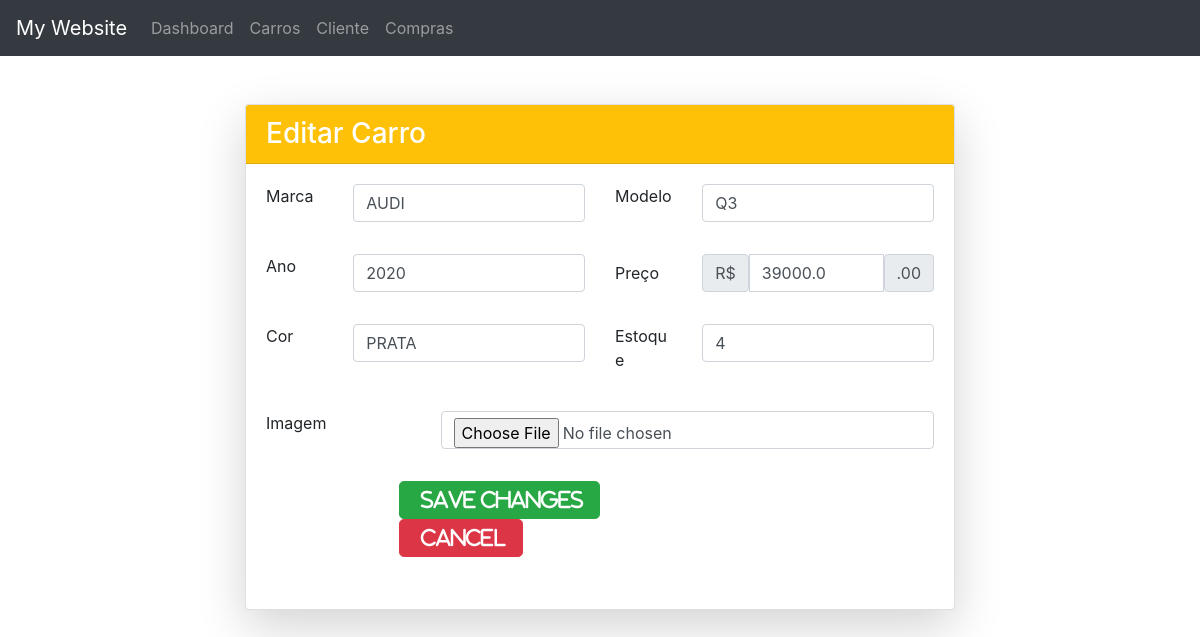
The app's page /carros/editar/5, older data.
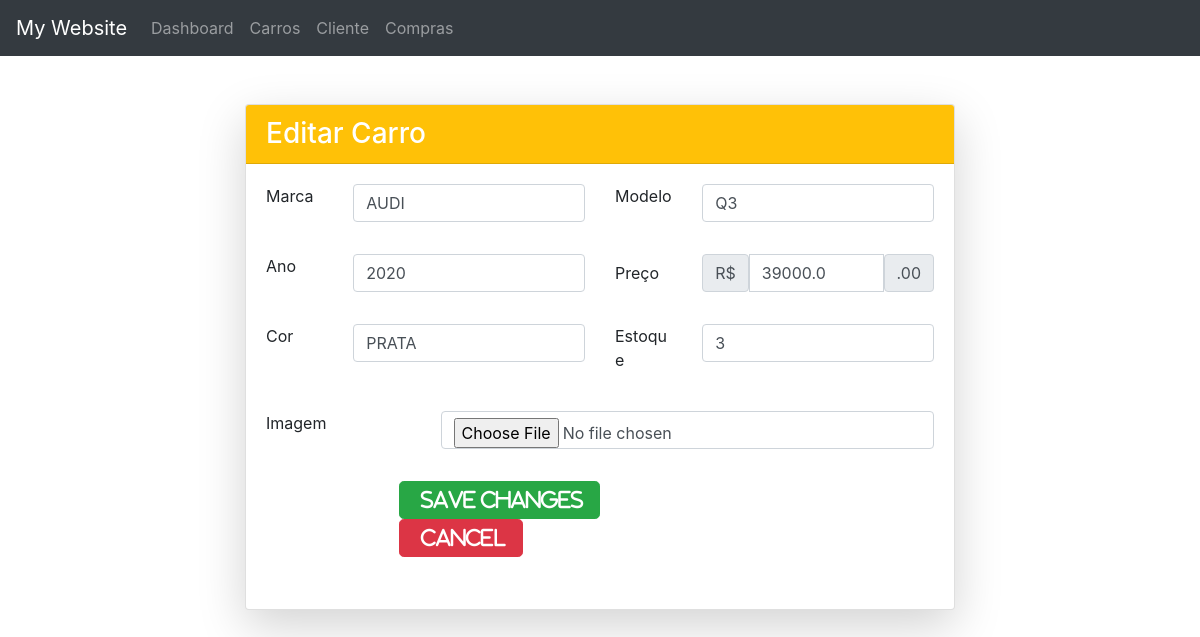
The same page, newer data.
### carros/models.py (models this page shows, shortened)
class Carro(models.Model):
    marca = models.CharField(max_length=100)
    modelo = models.CharField(max_length=100)
    ano = models.IntegerField()
    preco = models.FloatField()
    cor = models.CharField(max_length=100)
    data_criacao = models.DateTimeField(auto_now_add=True)
    estoque = models.IntegerField()
    imagem = models.ImageField(upload_to='carros', null=True, blank=True)

### carros/views.py (the view)
# urls.py: path('editar/<int:id>', views.editar_carro, name='editar_carro'),
def editar_carro(request, id):
    carro = Carro.objects.get(id=id)
    if request.method == 'POST':
        form = FormCarro(request.POST, request.FILES, instance=carro)
        if form.is_valid():
            form.save()
            return redirect('listar_carros')
    else:
        form = FormCarro(instance=carro)
        return render(request, 'editar_carro.html', {'form': form})

### carros/templates/editar_carro.html (shortened to what this page needs)
{% extends 'basic.html' %}
{% load crispy_forms_tags %}
{% block content %}
<div class="container mt-5">
    <div class="row justify-content-center">
        <div class="col-md-8">
            <div class="card shadow-lg">
                <div class="card-header bg-warning text-white">
                    <h3 class="mb-0">Editar Carro</h3>
                </div>
                <div class="card-body">
                    <form method="POST" enctype="multipart/form-data">
                        {% crispy form %}
                    </form>
                </div>
            </div>
        </div>
    </div>
</div>
{% endblock %}

Row changes from the older to the newer data that the page shows:
changed Carro "AUDI": estoque "4" → "3"
